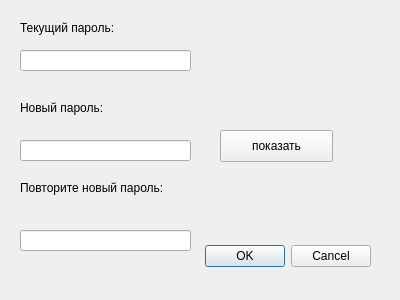
<?xml version="1.0" encoding="UTF-8"?>
<ui version="4.0">
 <class>Dialog</class>
 <widget class="QDialog" name="Dialog">
  <property name="geometry">
   <rect>
    <x>0</x>
    <y>0</y>
    <width>400</width>
    <height>300</height>
   </rect>
  </property>
  <property name="windowTitle">
   <string>Dialog</string>
  </property>
  <widget class="QDialogButtonBox" name="buttonBox">
   <property name="geometry">
    <rect>
     <x>30</x>
     <y>240</y>
     <width>341</width>
     <height>32</height>
    </rect>
   </property>
   <property name="orientation">
    <enum>Qt::Horizontal</enum>
   </property>
   <property name="standardButtons">
    <set>QDialogButtonBox::Cancel|QDialogButtonBox::Ok</set>
   </property>
  </widget>
  <widget class="QLabel" name="label">
   <property name="geometry">
    <rect>
     <x>20</x>
     <y>20</y>
     <width>131</width>
     <height>16</height>
    </rect>
   </property>
   <property name="text">
    <string>Текущий пароль:</string>
   </property>
  </widget>
  <widget class="QLabel" name="label_2">
   <property name="geometry">
    <rect>
     <x>20</x>
     <y>100</y>
     <width>121</width>
     <height>16</height>
    </rect>
   </property>
   <property name="text">
    <string>Новый пароль:</string>
   </property>
  </widget>
  <widget class="QLabel" name="label_3">
   <property name="geometry">
    <rect>
     <x>20</x>
     <y>180</y>
     <width>181</width>
     <height>16</height>
    </rect>
   </property>
   <property name="text">
    <string>Повторите новый пароль:</string>
   </property>
  </widget>
  <widget class="QPushButton" name="pushButton">
   <property name="geometry">
    <rect>
     <x>220</x>
     <y>130</y>
     <width>113</width>
     <height>32</height>
    </rect>
   </property>
   <property name="text">
    <string>показать</string>
   </property>
  </widget>
  <widget class="QLineEdit" name="lineEdit">
   <property name="geometry">
    <rect>
     <x>20</x>
     <y>50</y>
     <width>171</width>
     <height>21</height>
    </rect>
   </property>
  </widget>
  <widget class="QLineEdit" name="lineEdit_2">
   <property name="geometry">
    <rect>
     <x>20</x>
     <y>140</y>
     <width>171</width>
     <height>21</height>
    </rect>
   </property>
  </widget>
  <widget class="QLineEdit" name="lineEdit_3">
   <property name="geometry">
    <rect>
     <x>20</x>
     <y>230</y>
     <width>171</width>
     <height>21</height>
    </rect>
   </property>
  </widget>
 </widget>
 <resources/>
 <connections>
  <connection>
   <sender>buttonBox</sender>
   <signal>accepted()</signal>
   <receiver>Dialog</receiver>
   <slot>accept()</slot>
   <hints>
    <hint type="sourcelabel">
     <x>248</x>
     <y>254</y>
    </hint>
    <hint type="destinationlabel">
     <x>157</x>
     <y>274</y>
    </hint>
   </hints>
  </connection>
  <connection>
   <sender>buttonBox</sender>
   <signal>rejected()</signal>
   <receiver>Dialog</receiver>
   <slot>reject()</slot>
   <hints>
    <hint type="sourcelabel">
     <x>316</x>
     <y>260</y>
    </hint>
    <hint type="destinationlabel">
     <x>286</x>
     <y>274</y>
    </hint>
   </hints>
  </connection>
 </connections>
</ui>
